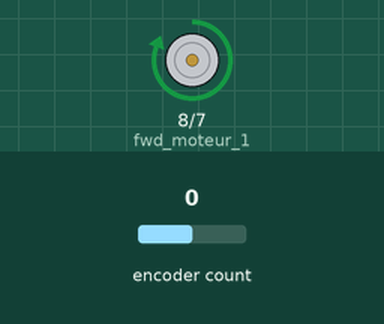
Simulated run of this sketch. Board: Arduino Uno, built with avr-gcc and run on an emulated ATmega328P. On the bench: motor-driver pin pairs drawn as motors (green arrow = first pin HIGH = forward, orange = second pin HIGH = backward, longer = more drive, scaled by the enable pin). The test bench sets the inputs (shaded band); at power-on: encoder count 0. What the sketch prints to the serial monitor is not drawn.

Above: at 0.17 s.
At 34.9 s:
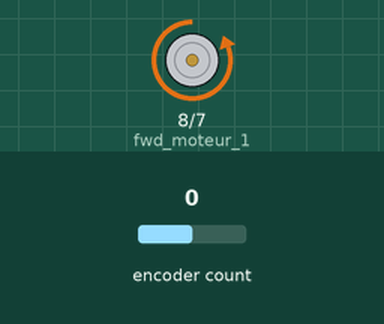
Timing chart, 0 to 36.5 s (numbered marks = the images above):
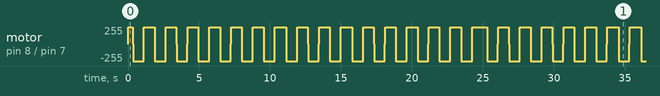

The sketch:

test_encodeur.ino
```cpp
/*  Arduino DC Motor Control - PWM | H-Bridge | L298N  -  Example 01

    by Dejan Nedelkovski, www.HowToMechatronics.com
*/
#include <Encoder.h>

#define pwm_moteur_1 9
#define fwd_moteur_1 8
#define rev_moteur_1 7

#define encodeur_A_moteur_1 10
#define encodeur_B_moteur_1 11

int pwmOutput = 255;
int pwmOutputrev_moteur_1erse = 255;
int sens = 1;

int count_moteur_1;
int position_moteur_1;

Encoder encodeur_moteur_1(encodeur_A_moteur_1,encodeur_B_moteur_1);

void setup() {
  pinMode(pwm_moteur_1, OUTPUT);
  pinMode(fwd_moteur_1, OUTPUT);
  pinMode(rev_moteur_1, OUTPUT);

  Serial.begin(9600);
  cli();
  //set timer0 interrupt at 2kHz
  TCCR0A = 0;// set entire TCCR0A register to 0
  TCCR0B = 0;// same for TCCR0B
  TCNT0  = 0;//initialize counter value to 0
  // set compare match register for 2khz increments
  OCR0A = 124;// = (16*10^6) / (2000*64) - 1 (must be <256)
  // turn on CTC mode
  TCCR0A |= (1 << WGM01);
  // Set CS01 and CS00 bits for 64 prescaler
  TCCR0B |= (1 << CS01) | (1 << CS00);
  // pwm_moteur_1ble timer compare interrupt
  TIMSK0 |= (1 << OCIE0A);
  sei();
}

ISR(TIMER0_COMPA_vect){//timer0 interrupt 2kHz toggles pin 8
//generates pulse wave of frequency 2kHz/2 = 1kHz (takes two cycles for full wave- toggle high then toggle low)
 count_moteur_1 = encodeur_moteur_1.read();
 //position_moteur_1 = ((count_moteur_1 * 6) % 360)/(49.6) ;
 position_moteur_1 = 2.*PI*((float)count_moteur_1)/(48.6*6);
 position_moteur_1 = modulo(position_moteur_1,2*PI);
 Serial.println(position_moteur_1);
}
void loop() {
  if(sens == 1){
    digitalWrite(fwd_moteur_1, HIGH);
    digitalWrite(rev_moteur_1, LOW);
    analogWrite(pwm_moteur_1, pwmOutput); // Send PWM signal to L298N pwm_moteur_1ble pin
    sens = 0;
    Serial.println("b");
     Serial.println(position_moteur_1);
    delay(500);
    }
  else{
    digitalWrite(fwd_moteur_1, LOW);
    digitalWrite(rev_moteur_1, HIGH);
    analogWrite(pwm_moteur_1, pwmOutput);
    sens = 1;
    Serial.println("a");
    delay(500);
  }
}

double modulo(double a,double b){
  int c = (int)a/b;
  int res = a - c*b;
  if (res < 0) {
    res = res + b;
  }
  return res;
}
```

Measured:
- by itself, motor on pin 8 (fwd_moteur_1) / pin 7 (rev_moteur_1): moves between backward 255/255 and forward 255/255, repeating every 28.1 s
